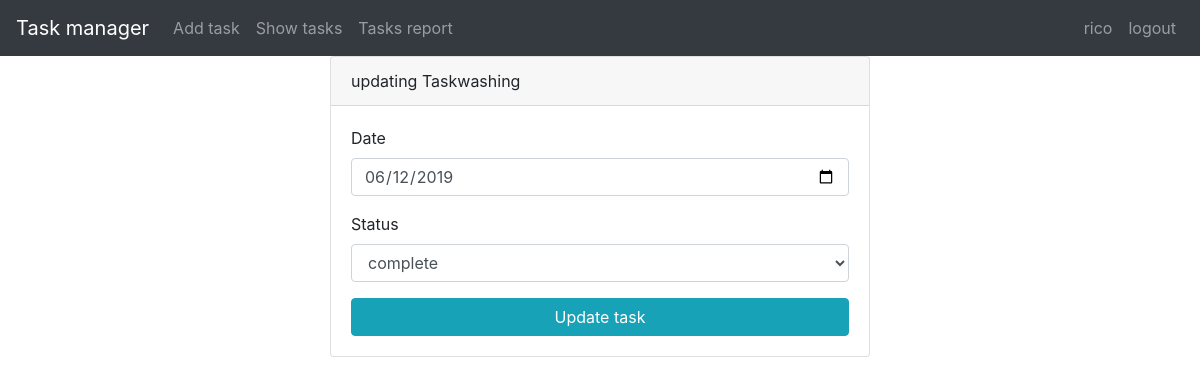
The app's page /update.php?id=3 (signed in) with its own data.
### tables this page shows
CREATE TABLE `tasks` (
  `task_id` int(11) NOT NULL,
  `task_name` varchar(50) NOT NULL,
  `date_todo` varchar(50) NOT NULL,
  `status` varchar(50) NOT NULL
);

### update.php (the view, shortened to what this page needs)
<?php
if (isset($_GET["id"]))
{
    $id=$_GET["id"];
    require 'DB.php';
    $sql="select*from tasks where task_id=$id";
    $result=mysqli_query($conn,$sql);
    $row=mysqli_fetch_assoc($result);
    extract($row);
}
?>
<!doctype html>
<html lang="en">
<head>
    <link rel="stylesheet" href="css/bootstrap.css">
</head>
<body>
<?php
require 'navbar.php';
?>
<div class="container">
    <div class="row justify-content-center">
        <div class="col-sm-6">
            <div class="card">
                <div class="card-header">
                    updating Task<?php echo $task_name;?>
                </div>
                <div class="card-body">
                    <form action="update.php" method="post" enctype="multipart/form-data">
                        <div class="form-group">
                            <label for="title">Date</label>
                            <input value="<?=$date_todo?>" type="date" class="form-control" name="date_todo" required>
                        </div>
                        <div class="form-group">
                            <label for="title">Status</label>
                            <select name="status"  class="form-control"<input value="<?=$status?>" type="text" class="form-control" name="status" required>>
                                <option value="complete">complete</option>
                            </select>
                        </div>
                        <button class="btn btn-info btn-block">Update task</button>
                    </form>
                </div>
            </div>
        </div>
    </div>
</div>
</body>
</html>

### records on screen
tasks: task_name "washing", date_todo "06/12/2019", status "complete"

### other values on screen
$_SESSION["info"]["name"] "rico"
